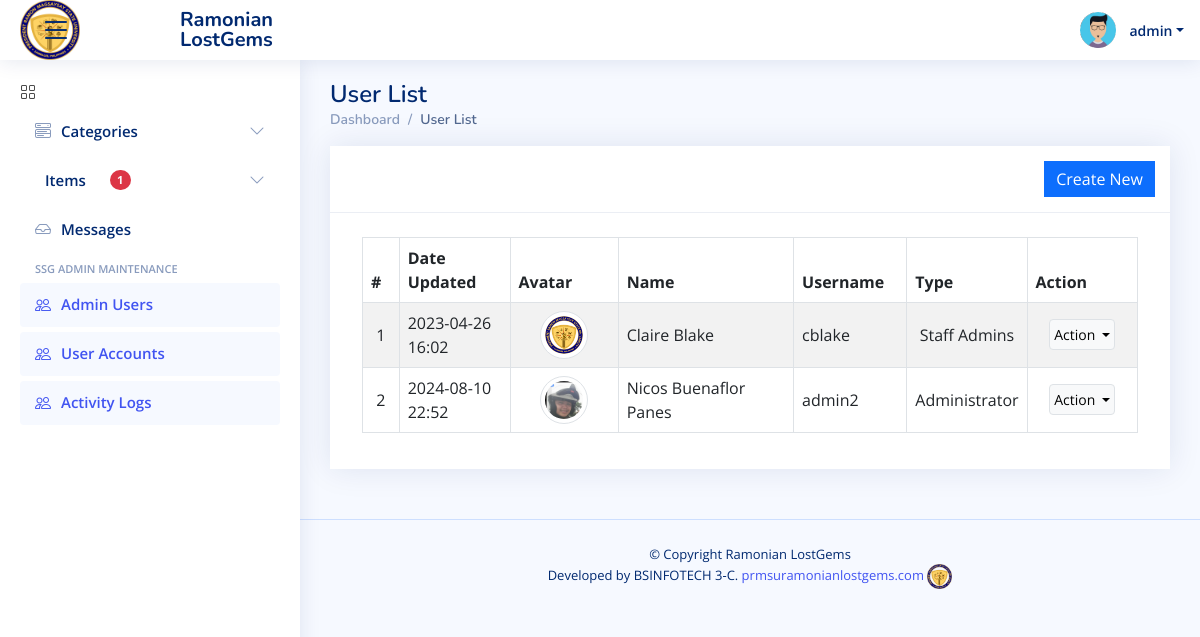
Page /admin?page=user/list (signed in) on the committed database.
### tables this page shows
CREATE TABLE `users` (
  `id` int NOT NULL,
  `firstname` varchar(250) NOT NULL,
  `middlename` text,
  `lastname` varchar(250) NOT NULL,
  `username` text NOT NULL,
  `password` text NOT NULL,
  `avatar` text,
  `last_login` datetime DEFAULT NULL,
  `type` tinyint(1) NOT NULL DEFAULT '0',
  `date_added` datetime NOT NULL DEFAULT CURRENT_TIMESTAMP,
  `date_updated` datetime DEFAULT CURRENT_TIMESTAMP ON UPDATE CURRENT_TIMESTAMP
);

### classes/DBConnection.php (called while the page is built, shortened)
<?php
class DBConnection {
    private $host = DB_SERVER;
    private $username = DB_USERNAME;
    private $password = DB_PASSWORD;
    private $database = DB_NAME;
    public function __construct() {
        $this->conn = new mysqli($this->host, $this->username, $this->password, $this->database);
    }
}

### classes/SystemSettings.php (called while the page is built, shortened)
<?php
class SystemSettings extends DBConnection{
	function userdata($field = ''){
		if(!empty($field)){
			if(isset($_SESSION['userdata'][$field]))
				return $_SESSION['userdata'][$field];
			else
				return null;
		}else{
			return false;
		}
	}
	function info($field=''){
		if(!empty($field)){
			if(isset($_SESSION['system_info'][$field]))
				return $_SESSION['system_info'][$field];
			else
				return false;
		}else{
			return false;
		}
	}
}
$_settings = new SystemSettings();
?>

### config.php (called while the page is built, shortened)
<?php
require_once('classes/DBConnection.php');
require_once('classes/SystemSettings.php');
function validate_image($file){
    global $_settings;
	if(!empty($file)){
        $ex = explode("?",$file);
        $file = $ex[0];
        $ts = isset($ex[1]) ? "?".$ex[1] : '';
		if(is_file(base_app.$file)){
			return base_url.$file.$ts;
		}else{
			return base_url.($_settings->info('logo'));
		}
	}else{
		return base_url.($_settings->info('logo'));
	}
}
?>

### admin/user/list.php (the view, shortened to what this page needs)
<div class="card card-outline rounded-0 card-navy">
	<div class="card-header">
		<div class="card-tools d-flex justify-content-end">
			<a href="<?= base_url ?>admin/?page=user/manage_user" id="create_new" class="btn btn-flat btn-primary bg-gradient-teal border-0 rounded-0"><span class="fas fa-plus"></span>  Create New</a>
		</div>
	</div>
	<div class="card-body pt-4">
        <div class="container-fluid">
			<table class="table table-hover table-striped table-bordered" id="list">
				<colgroup>
					<col width="5%">
					<col width="15%">
					<col width="15%">
					<col width="25%">
					<col width="15%">
					<col width="10%">
					<col width="15%">
				</colgroup>
				<thead>
					<tr>
						<th>#</th>
						<th>Date Updated</th>
						<th>Avatar</th>
						<th>Name</th>
						<th>Username</th>
						<th>Type</th>
						<th>Action</th>
					</tr>
				</thead>
				<tbody>
					<?php
					$i = 1;
						$qry = $conn->query("SELECT *, concat(firstname,' ', coalesce(concat(middlename,' '), '') , lastname) as `name` from `users` where id != '{$_settings->userdata('id')}' order by concat(firstname,' ', lastname) asc ");
						while($row = $qry->fetch_assoc()):
					?>
						<tr>
							<td class="text-center"><?php echo $i++; ?></td>
							<td><?php echo date("Y-m-d H:i",strtotime($row['date_updated'])) ?></td>
							<td class="text-center">
                                <img src="<?= validate_image($row['avatar']) ?>" alt="" class="img-thumbnail rounded-circle user-avatar">
                            </td>
							<td><?php echo $row['name'] ?></td>
							<td><?php echo $row['username'] ?></td>
							<td class="text-center">
                                <?php if($row['type'] == 1): ?>
                                    Administrator
                                <?php elseif($row['type'] == 2): ?>
                                    Staff Admins
                                <?php else: ?>
									N/A
                                <?php endif; ?>
                            </td>
							<td align="center">
								<div class="dropdown">
									<button type="button" class="btn btn-flat p-1 btn-light btn-sm dropdown-toggle dropdown-icon border" data-bs-toggle="dropdown">
										Action
									</button>
								</div>
							</td>
						</tr>
					<?php endwhile; ?>
				</tbody>
			</table>
		</div>
	</div>
</div>

### assets/css/style.css (style rules this page uses)
:root { scroll-behavior: smooth; }
body { font-family: "Open Sans", sans-serif; background: #f6f9ff; color: #444444; }
a { color: #4154f1; text-decoration: none; }
.card { margin-bottom: 30px; border: none; border-radius: 5px; box-shadow: 0px 0 30px rgba(1, 41, 112, 0.1); }
.card-header, .card-footer { border-color: #ebeef4; background-color: #fff; color: #798eb3; padding: 15px; }
.card-body { padding: 0 20px 20px 20px; }

### admin/user/list.php (style rules this page uses)
.user-avatar { width:3rem; height:3rem; object-fit:scale-down; object-position:center center; }
#list td { vertical-align: middle; }

### rows in the picture
users: date_updated "2023-04-26 16:02", shows a picture, name "Claire Blake", username "cblake", type "Staff Admins"
users: date_updated "2024-08-10 22:52", avatar (picture), name "Nicos Buenaflor Panes", username "admin2", type "Administrator"

### other values in the picture
$_settings->info('short_name') "Ramonian LostGems"
$_settings->userdata('username') "admin"
format_num($pitem) "1"
str_replace(['_', '/'], ' ', ($pageSplit[1] ?? $page)) "User List"
